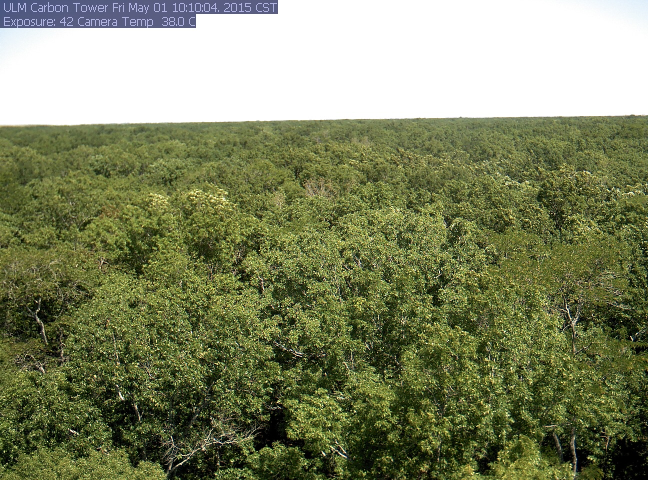
%> input picture oldFiles/hem.jpg, 1296 x 960 px (shown at 1/2 size)
$ octave ROI_file.m   (GNU Octave 9; MATLAB toolbox functions it lacks are replaced by stand-ins)
%> lines starting %> are read from the running program, lines starting %| are printed output that depends on the picture
clc
clear all
% im = imread('hem.jpg');


%select region of interest
I = imread('hem.jpg');
%> I is the input picture: size 960x1296x3 uint8; mean R, G, B 128.2, 134.3, 100.2
 I2 = imcrop(I,[205 376 1245 859]);
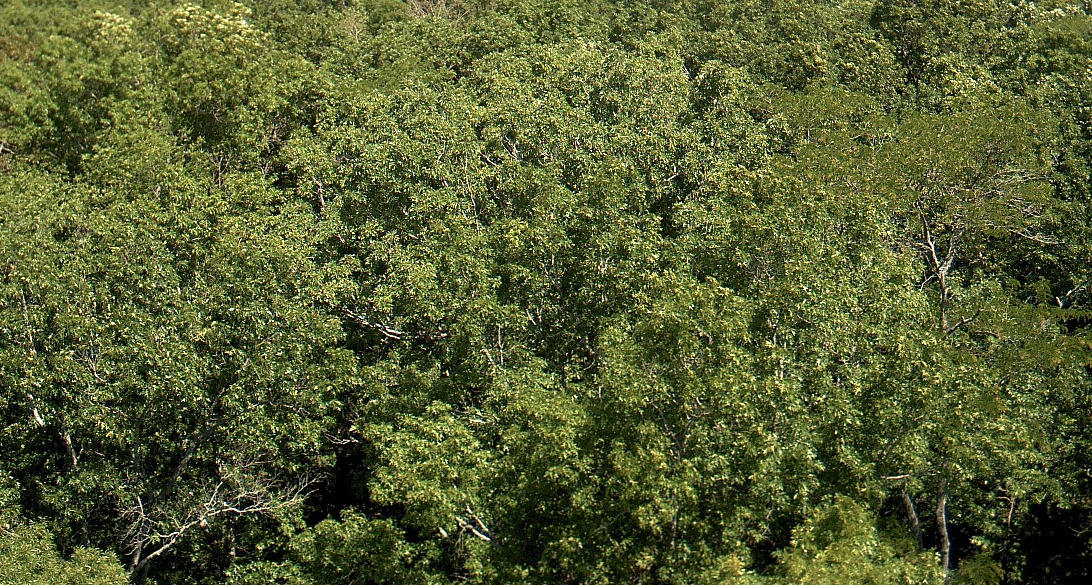
%> I2: size 585x1092x3 uint8; mean R, G, B 86.4, 94.6, 48
    % imtool(I);
      imshow(I2);
redChannel = I2(:,:, 1);
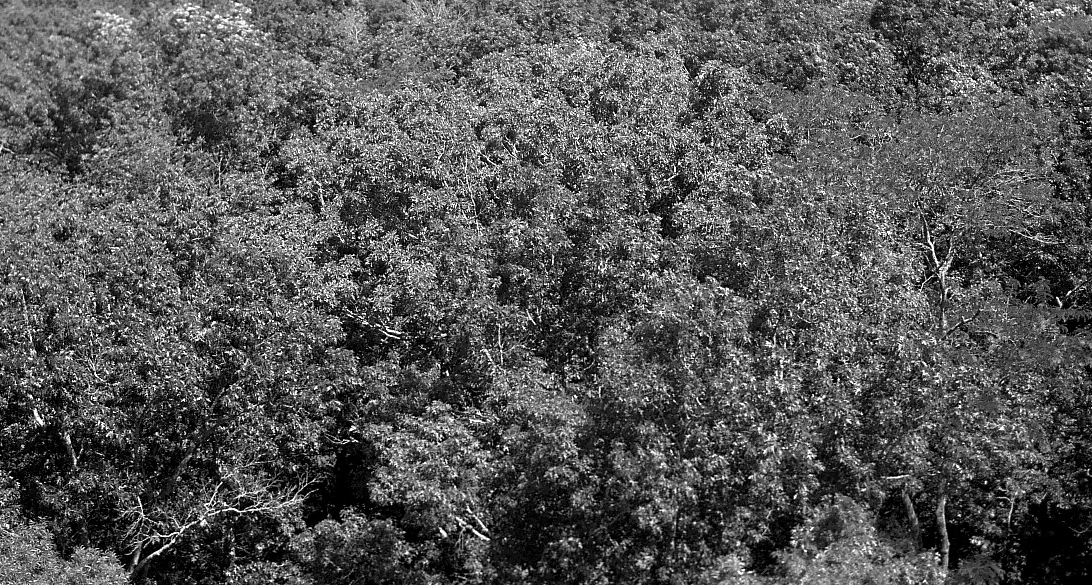
%> redChannel: size 585x1092 uint8; min 0, max 255, mean 86.4
greenChannel = I2(:,:, 2);
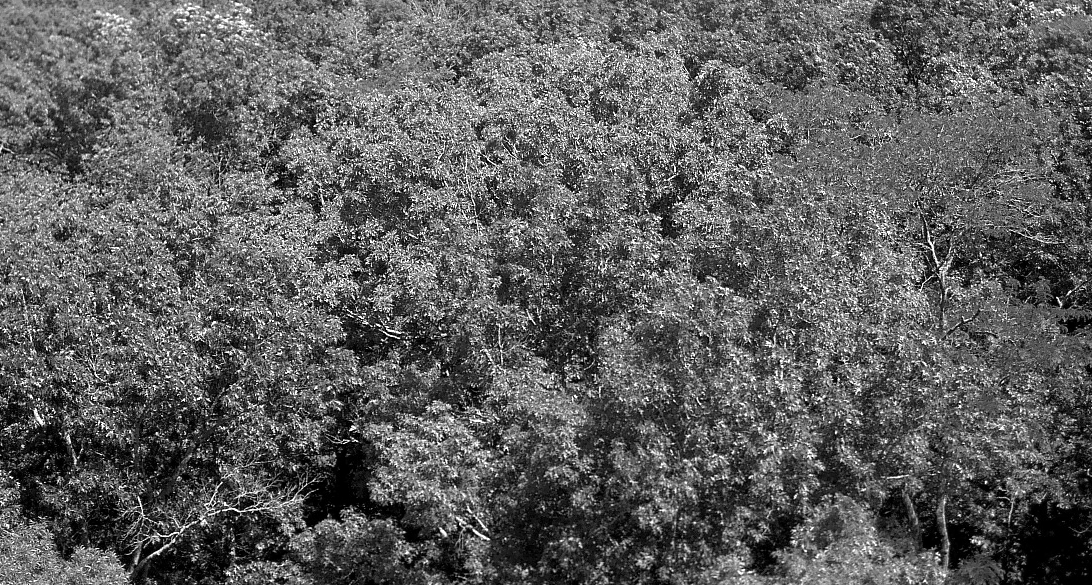
%> greenChannel: size 585x1092 uint8; min 0, max 255, mean 94.6
blueChannel = I2(:,:, 3);
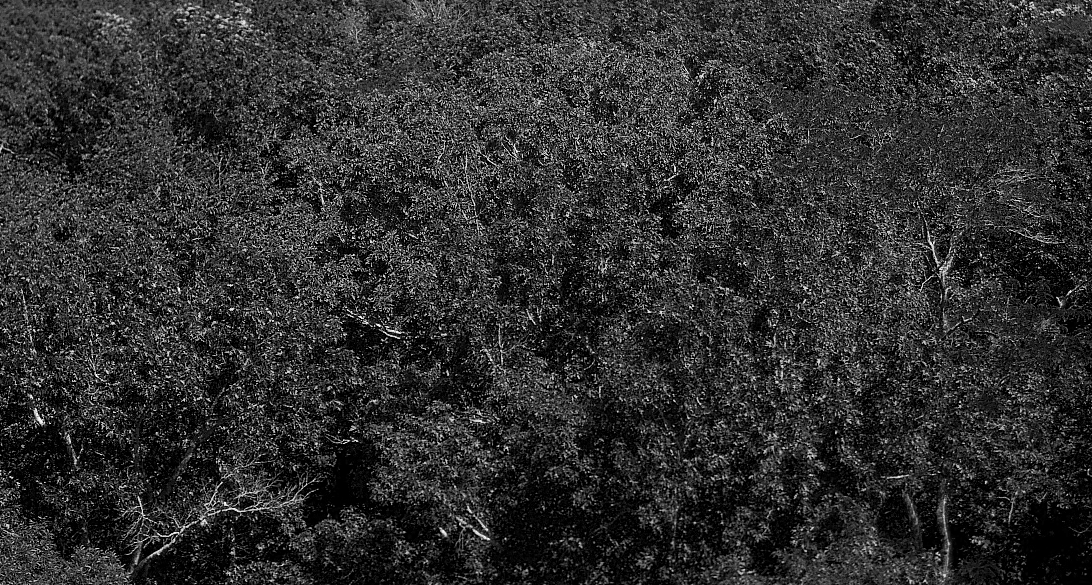
%> blueChannel: size 585x1092 uint8; min 0, max 255, mean 48
redMean = mean(redChannel);
%> redMean = 1092 values, max 106.2 at index 824, min 51.86 at index 1078, mean 86.41


% [21 lines of commented-out code are left out]

$ run again, with oldFiles/russellsage.jpg copied over oldFiles/hem.jpg
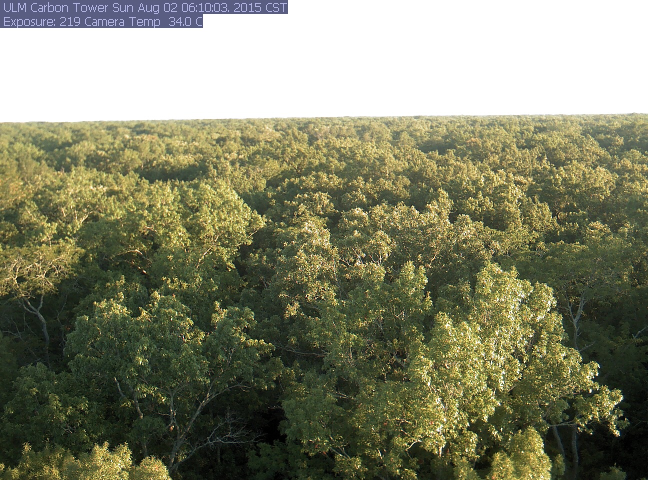
%> input picture oldFiles/russellsage.jpg, 1296 x 960 px (shown at 1/2 size)
%> I is the input picture: size 960x1296x3 uint8; mean R, G, B 130.3, 131.5, 106.6
%> `I2 = imcrop(I,[205 376 1245 859]);`:
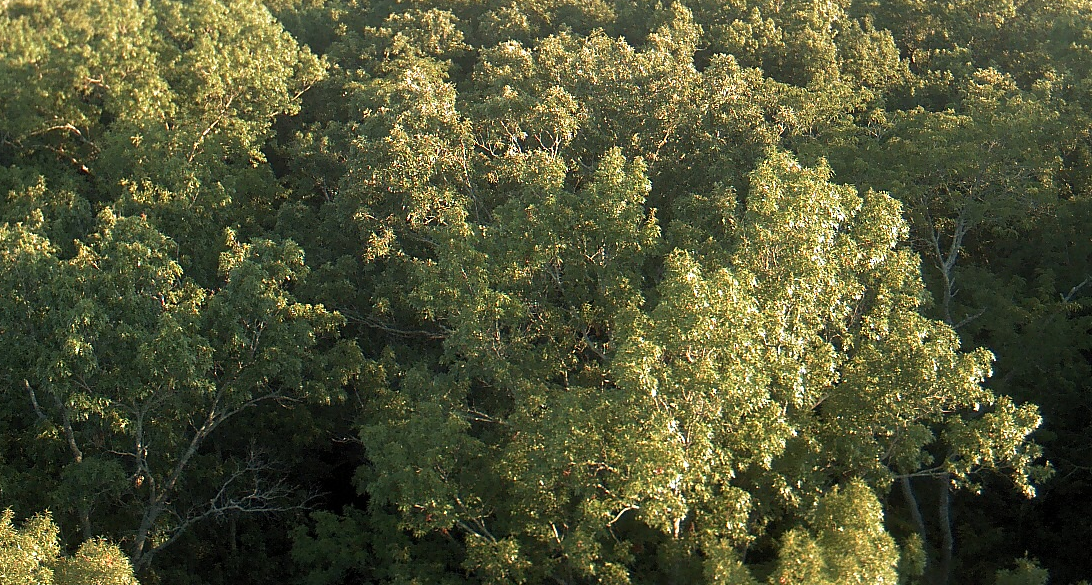
%> I2: size 585x1092x3 uint8; mean R, G, B 82.3, 85.2, 53.3
%> `blueChannel = I2(:,:, 3);`:
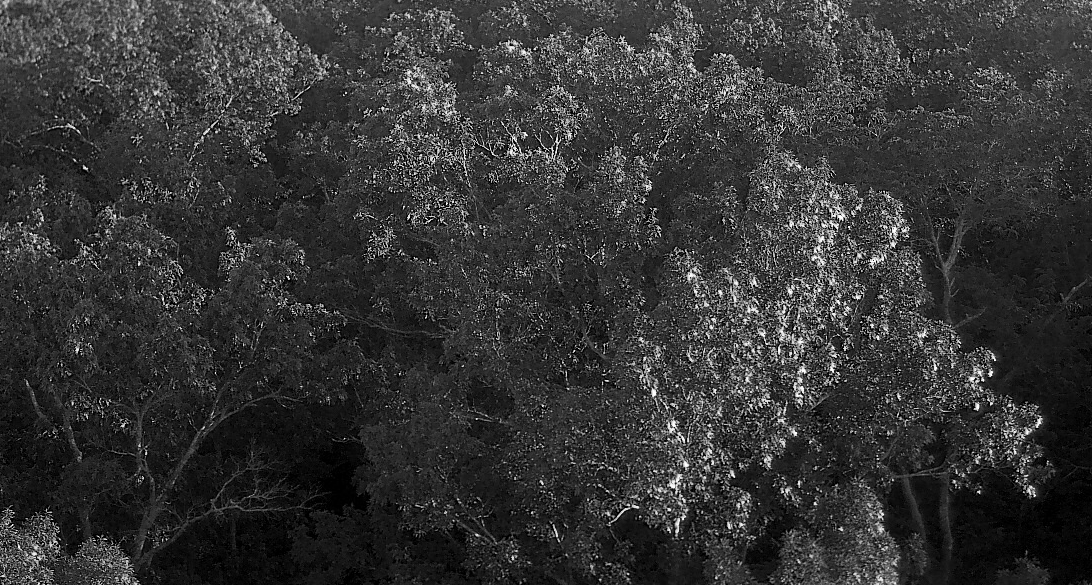
%> blueChannel: size 585x1092 uint8; min 0, max 255, mean 53.3
%> redMean = 1092 values, max 138.3 at index 818, min 39.21 at index 1078, mean 82.33
